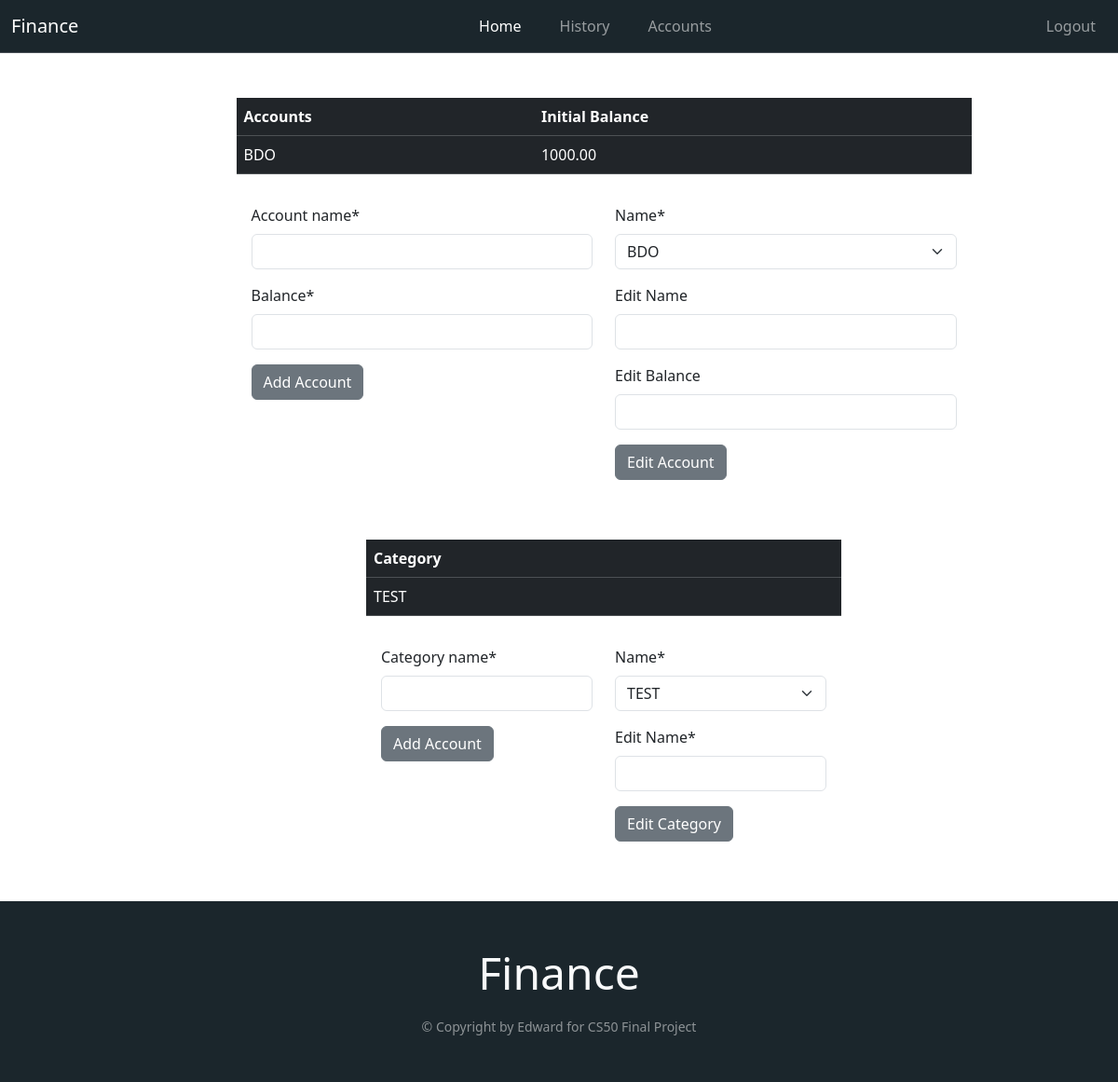
The app's page /accounts/ (signed in), older data.
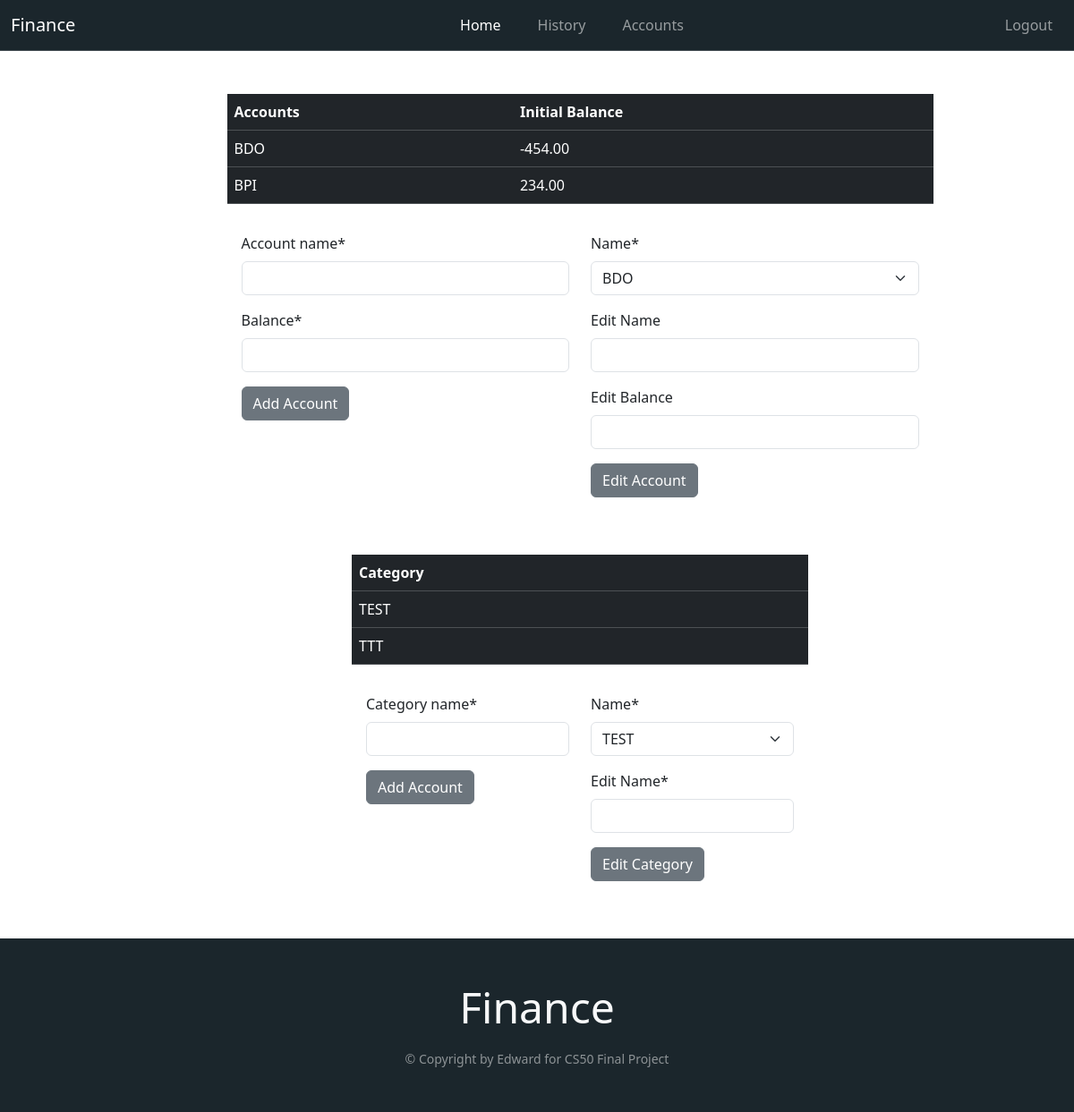
The same page, newer data.
### main/models.py (models this page shows)
class Accounts(models.Model):
    user = models.ForeignKey(User, related_name="accounts", null=True, on_delete=models.CASCADE)
    account_name = models.CharField(max_length=200)
    balance = models.DecimalField(max_digits=13, decimal_places=2)
    def __str__(self):
        return self.account_name
    class Meta:
        unique_together = 'user', 'account_name'

class Category(models.Model):
    user = models.ForeignKey(User, related_name="category", null=True, on_delete=models.CASCADE)
    category_name = models.CharField(max_length=200)
    def __str__(self):
        return self.category_name
    class Meta:
        unique_together = 'user', 'category_name'

### main/views.py (the view)
# urls.py: path("accounts/", views.accounts, name="accounts"),
@login_required(login_url="/login/")
def accounts(response):
    userAccounts = response.user.accounts
    userCategories = response.user.category
    if response.method == "POST":
        if "addAccount" in response.POST:
            formA = CreateNewAccount(response.POST)
            if formA.is_valid():
                n = formA.cleaned_data["account_name"].upper()
                b = formA.cleaned_data["balance"]
                new = Accounts(account_name=n, balance=b)
                new.save()
                try:
                    userAccounts.add(new)
                except IntegrityError:
                    messages.info(response, "Account already exists")
            return redirect("/accounts")
        elif "addCategory" in response.POST:
            formC = CreateNewCategory(response.POST)
            if formC.is_valid():
                n = formC.cleaned_data["category_name"].upper()
                new = Category(category_name=n)
                new.save()
            try:
                userCategories.add(new)
            except IntegrityError:
                messages.info(response, "Category already exists.")
        elif "editAccount" in response.POST:
            formEditA = EditAccount(userAccounts.all(), response.POST)
            if formEditA.is_valid():
                name = formEditA.cleaned_data["name"]
                newName = formEditA.cleaned_data["newName"]
                newBalance = formEditA.cleaned_data["newBalance"]
                account = userAccounts.get(account_name=name)
                if newName:
                    account.account_name = newName.upper()
                if newBalance:
                    account.balance = newBalance
                try:
                    account.save()
                except IntegrityError:
                    messages.info(response, "Account with that name already exists")
        elif "editCategory" in response.POST:
            formEditC = EditCategory(userCategories.all(), response.POST)
            if formEditC.is_valid():
                name = formEditC.cleaned_data["name"]
                newName = formEditC.cleaned_data["newName"]
                category = userCategories.get(category_name=name)
                if newName:
                    category.category_name = newName.upper()
                try:
                    category.save()
                except IntegrityError:
                    messages.info(response, "Category with that name already exists")
        return redirect("/accounts")
    else:
        formA = CreateNewAccount()
        formC = CreateNewCategory()
        formEditA = EditAccount(userAccounts.all())
        formEditC = EditCategory(userCategories.all())
    return render(response, "main/accounts.html", {"formA": formA, "formC": formC, "formEditA": formEditA, "formEditC": formEditC})

### main/forms.py
class CreateNewAccount(forms.ModelForm):
    class Meta:
        model = Accounts
        exclude = ['user']

class CreateNewCategory(forms.ModelForm):
    class Meta:
        model = Category
        fields = ["category_name"]

### main/templates/main/accounts.html (shortened to what this page needs)
{% extends "main/base.html" %}
{% load crispy_forms_tags %}
{% block content %}
    <div class="container w-75">
        <div class="container-md m-5">
            <table class="table table-hover table-dark">
                <thead>
                    <tr>
                        <th scope="col">Accounts</th>
                        <th scope="col">Initial Balance</th>
                    </tr>
                </thead>
                <tbody>
                    {% for account in user.accounts.all %}
                        <tr>
                            <td>{{ account.account_name }}</td>
                            <td>{{ account.balance }}</td>
                        </tr>
                    {% endfor %}
                </tbody>
            </table>
            <div class="container p-3">
                <div class="row">
                    <div class="col">
                        <form action="/accounts/" class="form-group" method="POST" autocomplete="off">
                            {{ formA | crispy}}
                            <button name="addAccount" type="submit" class="btn btn-secondary">Add Account</button>
                        </form>
                    </div>
                    <div class="col">
                        <form action="/accounts/" class="form-group" method="POST" autocomplete="off">
                            {{ formEditA | crispy}}
                            <button name="editAccount" type="submit" class="confirm-edit btn btn-secondary">Edit Account</button>
                        </form>
                    </div>
                </div>
            </div>
        </div>
    </div>
    <div class="container w-50">
        <div class="container-md m-5">
            <table class="table table-hover table-dark">
                <thead>
                    <tr>
                        <th scope="col">Category</th>
                    </tr>
                </thead>
                <tbody>
                    {% for category in user.category.all %}
                        <tr>
                            <td>{{ category.category_name }}</td>
                        </tr>
                    {% endfor %}
                </tbody>
            </table>
            <div class="container p-3">
                <div class="row">
                    <div class="col">
                        <form action="/accounts/" class="form-group" method="POST" autocomplete="off">
                            {{ formC | crispy}}
                            <button name="addCategory" type="submit" class="btn btn-secondary">Add Account</button>
                        </form>
                    </div>
                    <div class="col">
                        <form action="/accounts/" class="form-group" method="POST" autocomplete="off">
                            {{ formEditC | crispy}}
                            <button name="editCategory" type="submit" class="confirm-edit btn btn-secondary">Edit Category</button>
                        </form>
                    </div>
                </div>
            </div>
        </div>
    </div>
{% endblock %}

### main/templates/main/base.html (shortened to what this page needs)
<!DOCTYPE html>
<html lang="eng">
    <head>
        <link href="https://cdn.jsdelivr.net/npm/bootstrap@5.3.3/dist/css/bootstrap.min.css" rel="stylesheet">
        {% load static %}
        <link rel="stylesheet" href="{% static 'main/style.css' %}">
    </head>
    </head>
    <body>
        <nav class="navbar navbar-expand-md border-bottom border-body" data-bs-theme="dark">
            <div class="container-fluid">
                <a href="/" class="navbar-brand">Finance</a>
                <div class="navbar-collapse collapse text-right" id="navbarSupportedContent">
                    {% if user.is_authenticated %}
                        <ul class="navbar-nav" id="menu">
                            <li class="nav-item">
                                <a class="nav-link active" aria-current="page" href="/">Home</a>
                            </li>
                            <li class="nav-item">
                                <a class="nav-link" href="/">History</a>
                            </li>
                            <li class="nav-item">
                                <a class="nav-link" href="/accounts">Accounts</a>
                            </li>
                        </ul>
                        <div class="container-fluid" id="logoutDiv">
                            <form action="{% url 'logout' %}" method="post">
                                <button type="submit" id="logout">Logout</button>
                            </form>
                        </div>
                    {% endif %}
                </div>
            </div>
        </nav>
        <div class="container mt-5" id="main">
            {% block content %}
            {% endblock %}
        </div>
        <footer class="py-5 mt-5">
            <div class="container text-light text-center">
                <p class="display-5 mb-3"> Finance </p>
                <small class="text-white-50">&copy; Copyright by Edward for CS50 Final Project</small>
            </div>
        </footer>
    </body>
</html>

### main/static/main/style.css (style rules this page uses)
#main { height: 100%; }
#logout { background: none!important; border: none; margin-top: 8px; margin-left: 5px; padding: 0!important; color: rgba(255, 255, 255, 0.55); text-decoration: none; cursor: pointer; }
#logoutDiv { text-align: right; padding-bottom: 8px; }
#menu { margin-left: 35%; }
.navbar { background-color: #1B262C; }
footer { background-color: #1B262C; }
.nav-item { margin-left: 25px; }
a { text-decoration: none; }

Row changes from the older to the newer data that the page shows:
changed Accounts "BDO": balance "1000.00" → "-454.00"
added Accounts: account_name "BPI", balance "234.00"
added Category: category_name "TTT"
